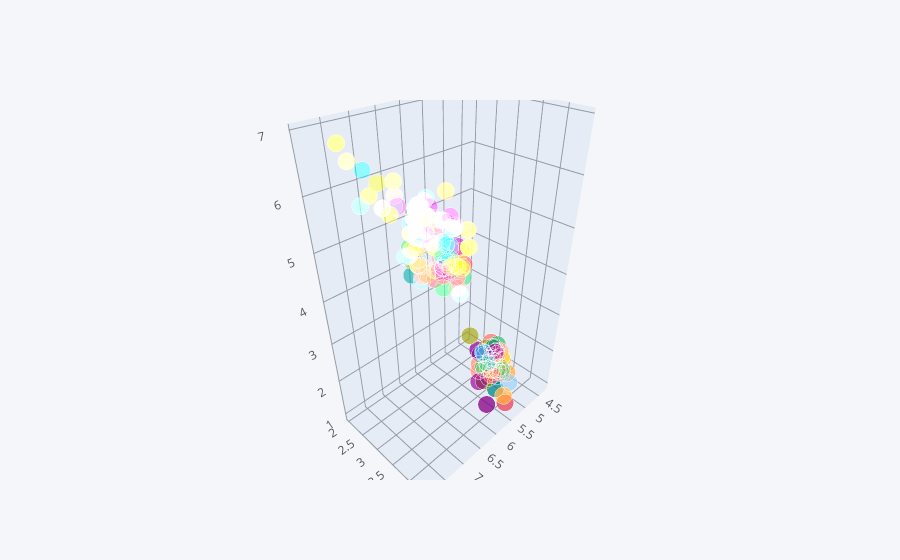

The cell this chart's notebook holds for it:
### Code cell
df.iplot(kind ='scatter3d' , x ='sepal_length' , y ='sepal_width' , z= 'petal_length'  )

### Figure 1 — Plotly figure (JSON) as saved in the notebook; plotly's stock layout.template omitted (floating-point values rounded to 4 significant figures; data arrays with more than 128 entries replaced by an {"elided": "..."} marker saying what was removed)
{"data": [{"marker": {"color": {"elided": "150 str values"}, "opacity": 0.8, "size": {"elided": "150 int values"}, "symbol": "circle"}, "mode": "markers", "text": {"elided": "150 str values"}, "type": "scatter3d", "x": {"elided": "150 float values"}, "y": {"elided": "150 float values"}, "z": {"elided": "150 float values"}}], "layout": {"legend": {"bgcolor": "#F5F6F9", "font": {"color": "#4D5663"}}, "paper_bgcolor": "#F5F6F9", "plot_bgcolor": "#F5F6F9", "scene": {"xaxis": {"gridcolor": "#9499A3", "showgrid": true, "tickfont": {"color": "#4D5663"}, "title": {"font": {"color": "#4D5663"}, "text": ""}, "zerolinecolor": "#9499A3"}, "yaxis": {"gridcolor": "#9499A3", "showgrid": true, "tickfont": {"color": "#4D5663"}, "title": {"font": {"color": "#4D5663"}, "text": ""}, "zerolinecolor": "#9499A3"}, "zaxis": {"gridcolor": "#9499A3", "showgrid": true, "tickfont": {"color": "#4D5663"}, "title": {"font": {"color": "#4D5663"}, "text": ""}, "zerolinecolor": "#9499A3"}}, "title": {"font": {"color": "#4D5663"}}}}
